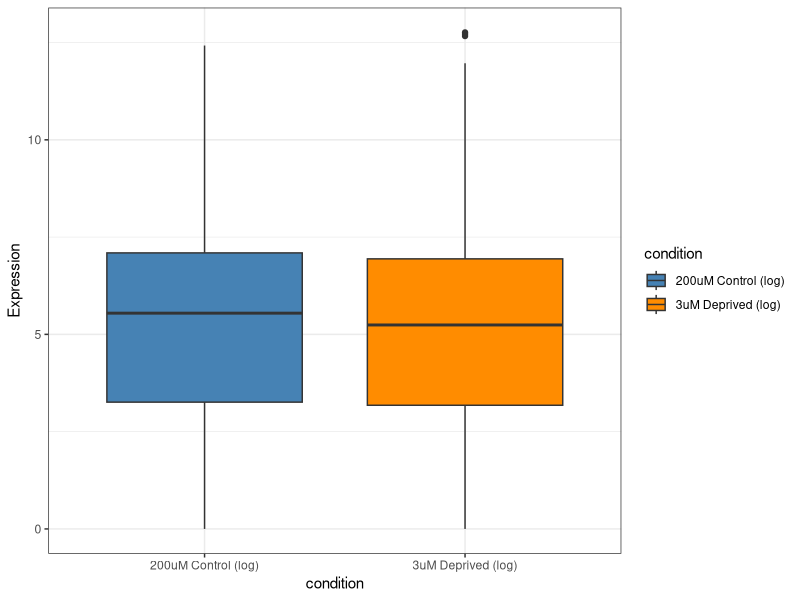
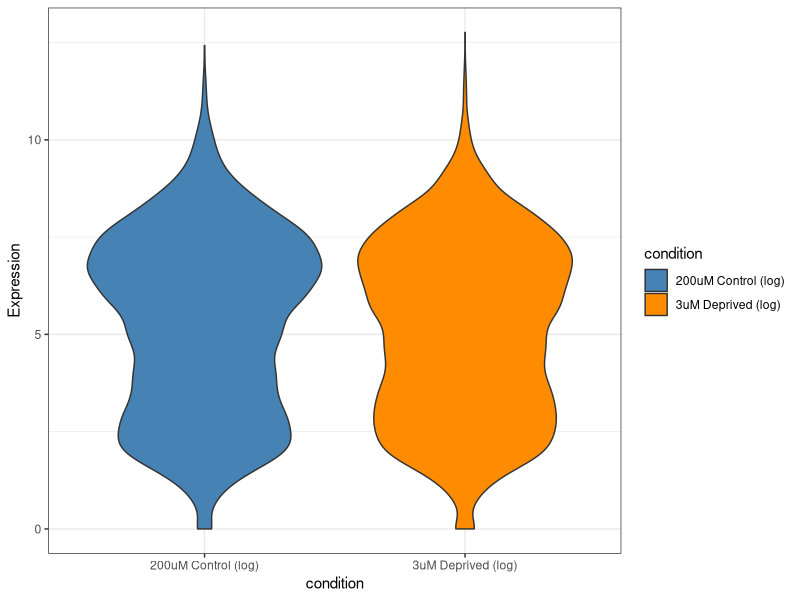
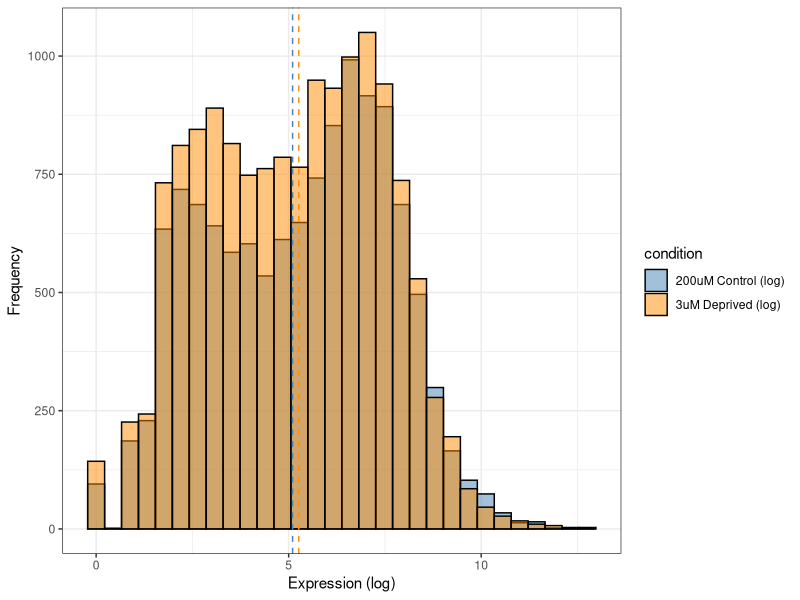

The R script that drew these images, in order:
# Introduction to Computational Statistics
# Jesús Urtasun Elizari: MRC LMS 2026
# Chapter 1: Descriptive statistics



# Exercise 3: 

# 1. Read expression data from RNA-seq experiment.

# First column represents the gene Ensembl ID.

# Samples labelled '200uM' were grown in 200 micro-molar environment, the control condition.
# Samples labelled '3uM' were grown in 3 micro-molar environment, the deprived condition.
# All samples are labelled 'SL_', indicating they were grown in serum. There are three replicates per each group, labelled '_rep1', '_rep2', '_rep3'.

# Each replicate has one column only, storing raw counts. Counts represent the number reads, i.e. the number of times a transcription of that gene was detected.
# Do not average per replicates, just concatenate / "pool" them with the '.flatten()' function.

# 2. Implement manual computation of mean, median, variance and std.

# 3. Compare with numpy / scipy implementation.

# 4. Compute log transformed counts log(counts + 1) for clear visualization.

# 5. Plot data as a box plot, violin and histogram, and plot summary statistics on top of the histogram.



# Import libraries ............................................................

library(ggplot2)
setwd("/Users/jurtasun/Desktop/courses/LMS/2026/lms_computational_statistics/chapter1/solutions")



# Load RNA-seq ................................................................

# Read RNA-seq data
rnaseq <- read.csv("data/rnaseq_counts.cleaned.csv")
cat("\nRNA-seq data\n")
print(head(rnaseq))
cat("\nRNA-seq dimensions:", dim(rnaseq), "\n")

# Extract deprived vs control
rnaseq_3uM <- rnaseq[, grepl("3uM", colnames(rnaseq))]
rnaseq_200uM <- rnaseq[, grepl("200uM", colnames(rnaseq))]

# Remove genes with zero total counts
rnaseq_3uM <- rnaseq_3uM[rowSums(rnaseq_3uM) > 10, ]
rnaseq_200uM <- rnaseq_200uM[rowSums(rnaseq_200uM) > 10, ]

# Concatenate replicates, convert 2D matrix to 1D vector
exp_3uM <- as.vector(as.matrix(rnaseq_3uM))
exp_200uM <- as.vector(as.matrix(rnaseq_200uM))



# Compute mean value ..........................................................

# Manual calculation
compute_mean <- function(data) {
  
  sum(data) / length(data)

}

# Check implementation
cat("\nMean value\n")
cat("3uM (manual):", compute_mean(exp_3uM), "\n")
cat("3uM (R):", mean(exp_3uM), "\n")
cat("200uM deprived (manual):", compute_mean(exp_200uM), "\n")
cat("200uM deprived (R):", mean(exp_200uM), "\n")



# Compute variance ............................................................

# Manual calculation
compute_var <- function(data) {
  
  mean_val <- compute_mean(data)
  squared_diffs <- (data - mean_val) ^ 2
  
  sum(squared_diffs) / length(data)

}

# Check implementation
cat("\nVariance\n")
cat("3uM (manual):", compute_var(exp_3uM), "\n")
cat("3uM (R):", var(exp_3uM) * (length(exp_3uM) - 1) / length(exp_3uM), "\n")
cat("200uM deprived (manual):", compute_var(exp_200uM), "\n")
cat("200uM deprived (R):", var(exp_200uM) * (length(exp_200uM) - 1) / length(exp_200uM), "\n")



# Compute median ..............................................................

# Manual calculation
compute_median <- function(data) {
  
  sorted_data <- sort(data)
  n <- length(sorted_data)
  middle <- n %/% 2
  
  if (n %% 2 == 0) {
    (sorted_data[middle] + sorted_data[middle + 1]) / 2
  } else {
    sorted_data[middle + 1]
  }

}

# Check implementation
cat("\nMedian\n")
cat("3uM (manual):", compute_median(exp_3uM), "\n")
cat("3uM (R):", median(exp_3uM), "\n")
cat("200uM deprived (manual):", compute_median(exp_200uM), "\n")
cat("200uM deprived (R):", median(exp_200uM), "\n")



# Compute std .................................................................

# Manual calculation
compute_std <- function(data) {
  
  compute_var(data) ^ 0.5
  
}

# Check implementation
cat("\nStandard deviation\n")
cat("3uM (manual):", compute_std(exp_3uM), "\n")
cat("3uM (R):", sd(exp_3uM) * sqrt((length(exp_3uM) - 1) / length(exp_3uM)), "\n")
cat("200uM deprived (manual):", compute_std(exp_200uM), "\n")
cat("200uM deprived (R):", sd(exp_200uM) * sqrt((length(exp_200uM) - 1) / length(exp_200uM)), "\n")



# Plot RNA-seq data ...........................................................

# Prepare for plot
log_3uM <- log1p(exp_3uM)
log_200uM <- log1p(exp_200uM)

df <- data.frame(expression = c(log_3uM, log_200uM),
                 condition = rep(c("3uM Deprived (log)", "200uM Control (log)"),
                                 times = c(length(log_3uM), length(log_200uM))))

# Box plot
ggplot(df, aes(x = condition, y = expression, fill = condition)) +
  geom_boxplot() + scale_fill_manual(values = c("steelblue", "darkorange")) +
  labs(y = "Expression") + theme_bw()

# Violin plot
ggplot(df, aes(x = condition, y = expression, fill = condition)) +
  geom_violin() + scale_fill_manual(values = c("steelblue", "darkorange")) +
  labs(y = "Expression") + theme_bw()

# Histogram
ggplot(df, aes(x = expression, fill = condition)) +
  geom_histogram(bins = 30, alpha = 0.5, position = "identity", color = "black") +
  geom_vline(xintercept = c(mean(log_3uM), mean(log_200uM)),
             linetype = "dashed", color = c("steelblue", "darkorange")) +
  scale_fill_manual(values = c("steelblue", "darkorange")) +
  labs(x = "Expression (log)", y = "Frequency") + theme_bw()
